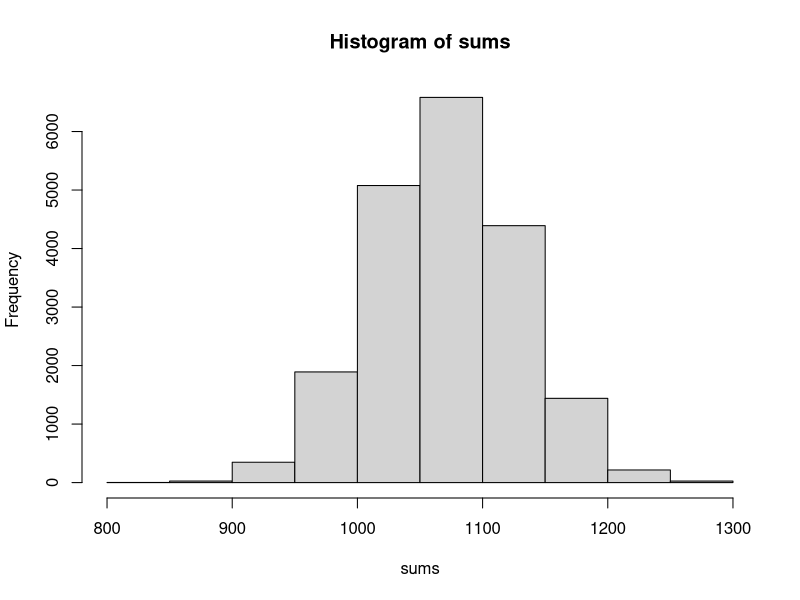

This figure's R source:
pd = 1:20
x = sample(pd,100,T)
sums = numeric()
for(i in 1:20000){
  si = sum(sample(x,100,T))
  sums = c(sums,si)
}
sums = sort(sums)
hist(sums)
print(sums[500])
print(sums[19500])

print(2*sd(x)*sqrt(100))
print(sum(x)-sums[500])
print(sums[19500]-sum(x))

print(sqrt(mean((pd-mean(pd))^2))*2*sqrt(100))
